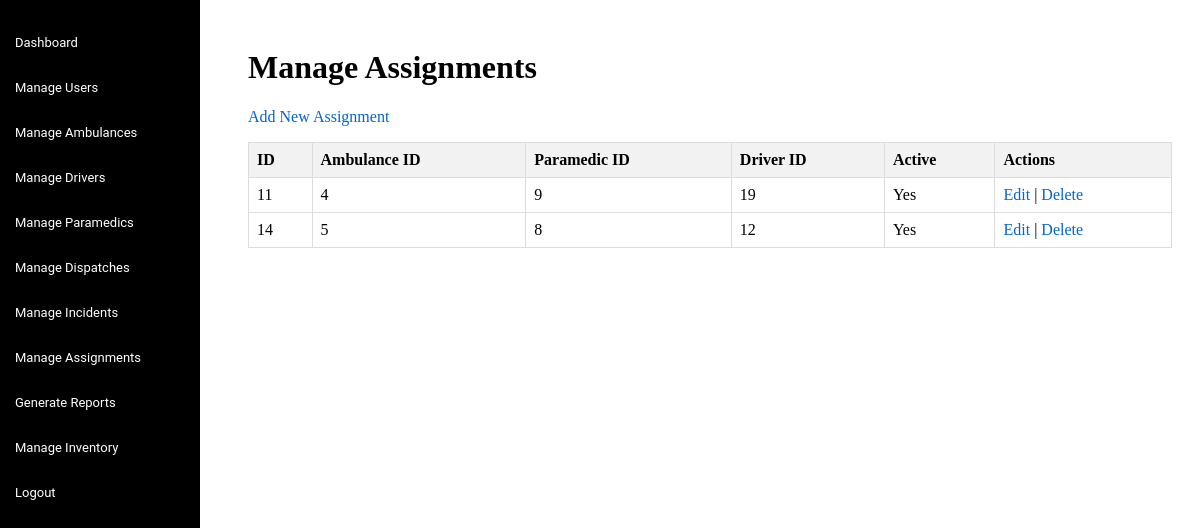
The app's page /admin/assignments.php (signed in) with its own data.
### tables this page shows
CREATE TABLE `ambulance_assignments` (
  `id` int(11) NOT NULL,
  `ambulance_id` int(11) NOT NULL,
  `paramedic_id` int(11) DEFAULT NULL,
  `driver_id` int(11) DEFAULT NULL,
  `active` tinyint(1) DEFAULT 1,
  `created_at` timestamp NOT NULL DEFAULT current_timestamp()
);

### admin/assignments.php (the view, shortened to what this page needs)
<?php
include '../includes/db_connect.php';
$query = "SELECT * FROM ambulance_assignments";
$result = mysqli_query($conn, $query);
?>
<!DOCTYPE html>
<html lang="en">
<head>
</head>
<body>
    <?php include 'includes/sidebar.php'; ?>
    <div class="content">
        <h1>Manage Assignments</h1>
        <p><a href="add_assignment.php">Add New Assignment</a></p>
        <table>
            <tr>
                <th>ID</th>
                <th>Ambulance ID</th>
                <th>Paramedic ID</th>
                <th>Driver ID</th>
                <th>Active</th>
                <th>Actions</th>
            </tr>
            <?php while ($row = mysqli_fetch_assoc($result)) { ?>
                <tr>
                    <td><?php echo $row['id']; ?></td>
                    <td><?php echo $row['ambulance_id']; ?></td>
                    <td><?php echo $row['paramedic_id']; ?></td>
                    <td><?php echo $row['driver_id']; ?></td>
                    <td><?php echo $row['active'] ? 'Yes' : 'No'; ?></td>
                    <td>
                        <a href="edit_assignment.php?id=<?php echo $row['id']; ?>">Edit</a> |
                        <a href="delete_assignment.php?id=<?php echo $row['id']; ?>" onclick="return confirm('Are you sure?');">Delete</a>
                    </td>
                </tr>
            <?php } ?>
        </table>
    </div>
</body>
</html>

### admin/assignments.php (style rules this page uses)
.content { margin-left: 220px; padding: 20px; }
table { width: 100%; border-collapse: collapse; }
th, td { border: 1px solid #ddd; padding: 8px; text-align: left; }
th { background-color: #f2f2f2; }
a { color: #0066cc; text-decoration: none; }

### admin/includes/sidebar.php (style rules this page uses)
.content { margin-left: 220px; padding: 20px; }

### records on screen
ambulance_assignments: id "11", ambulance "4", paramedic "9", driver "19", active "Yes"
ambulance_assignments: id "14", ambulance "5", paramedic "8", driver "12", active "Yes"
